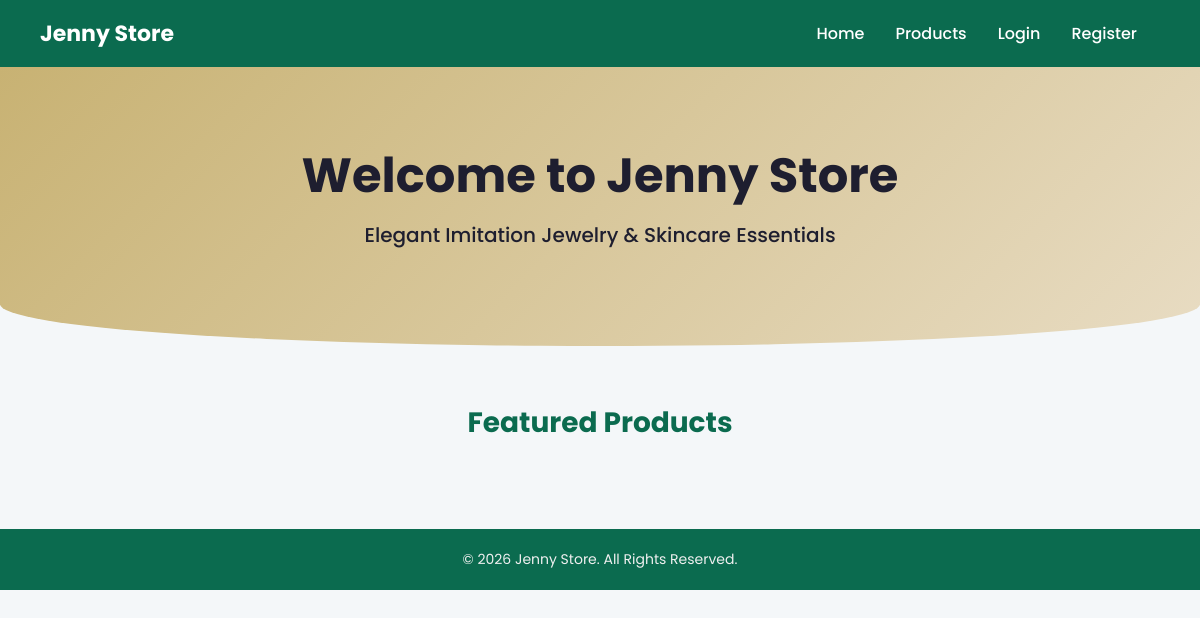
Before: / with the older database file.
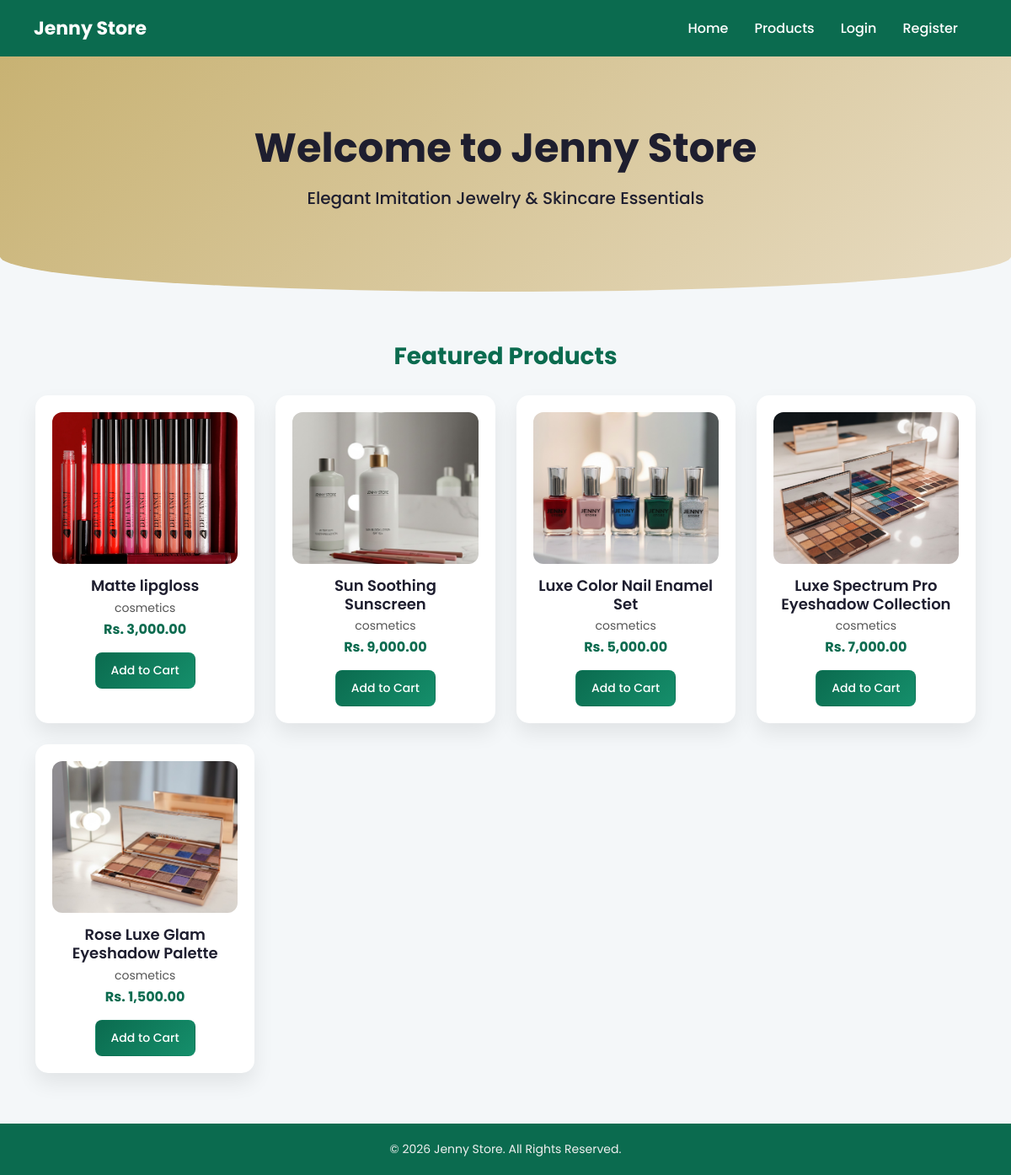
After: the same page with the newer database file.
### tables this page shows
CREATE TABLE `products` (
  `product_id` int(11) NOT NULL,
  `category_id` int(11) NOT NULL,
  `product_name` varchar(150) NOT NULL,
  `product_description` text DEFAULT NULL,
  `price` decimal(10,2) NOT NULL,
  `stock_quantity` int(11) NOT NULL,
  `image_url` varchar(255) DEFAULT NULL,
  `status` enum('Available','Out of Stock') DEFAULT 'Available',
  `created_at` timestamp NOT NULL DEFAULT current_timestamp()
);

CREATE TABLE `categories` (
  `category_id` int(11) NOT NULL,
  `category_name` varchar(100) NOT NULL,
  `description` text DEFAULT NULL,
  `created_at` timestamp NOT NULL DEFAULT current_timestamp()
);

### public/index.php (the view, shortened to what this page needs)
<?php
require_once __DIR__ . "/../config/db.php";
$stmt = $conn->query("
    SELECT p.*, c.category_name
    FROM products p
    JOIN categories c ON p.category_id = c.category_id
    WHERE p.status = 'Available'
    ORDER BY p.created_at DESC
    LIMIT 5
");
$featured = $stmt->fetchAll(PDO::FETCH_ASSOC);
?>
<!DOCTYPE html>
<html lang="en">
<head>
    <link href="https://cdn.jsdelivr.net/npm/bootstrap@5.3.2/dist/css/bootstrap.min.css" rel="stylesheet">
</head>
<body>
<nav class="navbar navbar-expand-lg">
    <a class="navbar-brand" href="../public/index.php">Jenny Store</a>
    <div class="collapse navbar-collapse" id="navbarNav">
        <ul class="navbar-nav ms-auto">
            <li class="nav-item"><a class="nav-link" href="../public/index.php">Home</a></li>
            <li class="nav-item"><a class="nav-link" href="../customer/products.php">Products</a></li>
            <?php if (isset($_SESSION['customer_id'])): ?>
                <li class="nav-item"><a class="nav-link" href="../customer/cart.php">Cart</a></li>
                <li class="nav-item"><a class="nav-link" href="../customer/orders.php">My Orders</a></li>
                <li class="nav-item"><a class="nav-link" href="../public/logout.php">Logout</a></li>
            <?php else: ?>
                <li class="nav-item"><a class="nav-link" href="../customer/login.php">Login</a></li>
                <li class="nav-item"><a class="nav-link" href="../customer/register.php">Register</a></li>
            <?php endif; ?>
        </ul>
    </div>
</nav>
<section class="hero">
    <h1>Welcome to Jenny Store</h1>
    <p>Elegant Imitation Jewelry & Skincare Essentials</p>
</section>
<div class="container">
    <h2>Featured Products</h2>
    <div class="products">
        <?php foreach ($featured as $p): ?>
            <div class="product">
                <?php if (!empty($p['image_url'])): ?>
                    <img src="../uploads/<?= htmlspecialchars($p['image_url']); ?>" alt="<?= htmlspecialchars($p['product_name']); ?>">
                <?php endif; ?>
                <h4><?= htmlspecialchars($p['product_name']); ?></h4>
                <p><?= htmlspecialchars($p['category_name']); ?></p>
                <p><strong>Rs. <?= number_format($p['price'], 2); ?></strong></p>
                <a class="btn" href="../customer/cart.php?add=<?= $p['product_id']; ?>">Add to Cart</a>
            </div>
        <?php endforeach; ?>
    </div>
</div>
<footer>
    © <?= date('Y'); ?> Jenny Store. All Rights Reserved.
</footer>
</body>
</html>

### public/index.php (style rules this page uses)
body { font-family: 'Poppins', sans-serif; background: #f4f7f9; margin: 0; color: #1e1e2f; }
a { text-decoration: none; }
nav.navbar { background: #0b6b4f; padding: 12px 40px; }
.navbar-brand { font-weight: 700; font-size: 22px; color: #fff; }
.navbar-nav .nav-link { color: #fff; font-weight: 500; margin-right: 15px; transition: 0.3s; }
.hero { display: flex; flex-direction: column; align-items: center; justify-content: center; text-align: center; padding: 80px 20px; background: linear-gradient(135deg, #c8b273, #e8dcc3); color: #1e1e2f; border-radius: 0 0 50% 50% / 0 0 15% 15%; margin-bottom: 60px; }
.hero h1 { font-size: 48px; font-weight: 700; margin-bottom: 15px; }
.hero p { font-size: 20px; font-weight: 500; }
.container h2 { font-size: 28px; font-weight: 700; margin-bottom: 30px; color: #0b6b4f; text-align: center; }
.products { display: grid; grid-template-columns: repeat(auto-fit, minmax(220px, 1fr)); gap: 25px; }
.product { background: #fff; border-radius: 15px; padding: 20px; box-shadow: 0 12px 25px rgba(0,0,0,0.08); text-align: center; transition: transform 0.3s, box-shadow 0.3s; }
.product img { width: 100%; height: 180px; object-fit: cover; border-radius: 12px; margin-bottom: 15px; }
.product h4 { font-size: 18px; font-weight: 600; margin-bottom: 5px; }
.product p { font-size: 14px; margin: 3px 0; color: #555; }
.product strong { color: #0b6b4f; font-size: 16px; }
.product a.btn { display: inline-block; margin-top: 12px; padding: 10px 18px; background: linear-gradient(135deg, #0b6b4f, #158f6b); color: #fff; border-radius: 8px; font-size: 14px; font-weight: 500; transition: 0.3s; }
footer { background: #0b6b4f; color: #f0f0f0; text-align: center; padding: 20px 0; margin-top: 60px; font-size: 14px; }

Changed rows visible on the page:
added products: image_url (picture), product_name "Matte lipgloss", category.category_name "cosmetics", price "3,000.00"
added products: image_url (picture), product_name "Sun Soothing Sunscreen", category.category_name "cosmetics", price "9,000.00"
added products: image_url (picture), product_name "Luxe Color Nail Enamel Set", category.category_name "cosmetics", price "5,000.00"
added products: image_url (picture), product_name "Luxe Spectrum Pro Eyeshadow Collection", category.category_name "cosmetics", price "7,000.00"
added products: image_url (picture), product_name "Rose Luxe Glam Eyeshadow Palette", category.category_name "cosmetics", price "1,500.00"
